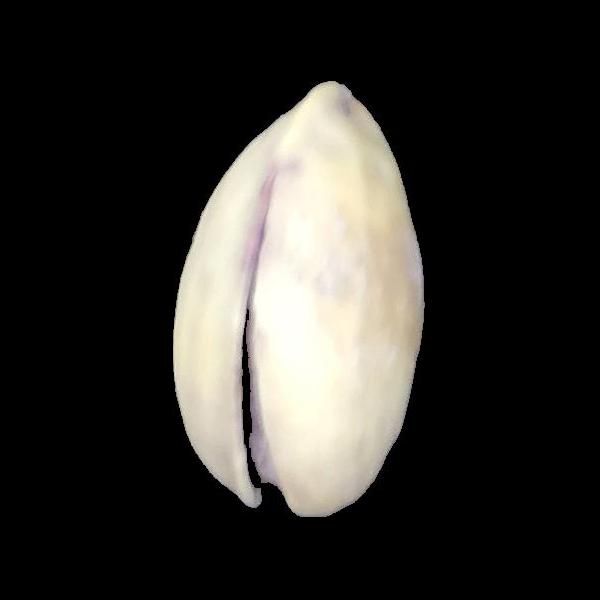
#> input picture Image_Classification_Pistachios/Pistachio_Image_Dataset/Pistachio_Image_Dataset/Kirmizi_Pistachio/kirmizi 1029.jpg, 600 x 600 px, given in place of siirt (9).jpg, which was not available
$ jupyter execute --allow-errors albert_initial.ipynb   (text cells are left out)
#> lines starting #> are read from the running program, lines starting #| are printed output that depends on the picture; after the words box and inside, x2 and y2 are one past the last pixel; in counts of white or black regions, pixels touching at a corner belong together; long printed decimals are rounded; pictures that were not available may be replaced by others from this repository, and a replacement may not be noted
[cell 1]
import os
import math

import skimage.feature
import cv2
import pandas as pd
import numpy as np
import matplotlib.pyplot as plt
from skimage.color import rgb2gray
from sklearn.cluster import KMeans

[cell 2]
og_im = plt.imread("Siirt_Pistachio/siirt (9).jpg")
#> og_im is the input picture: shape (600, 600, 3); mean R, G, B 50.6, 48.8, 44.9
rgb_im = np.array(og_im)
hsv_im = cv2.cvtColor(rgb_im, cv2.COLOR_RGB2HSV)
#> hsv_im: shape (600, 600, 3); mean H, S, V 8.2, 11.4, 50.7
im = rgb2gray(rgb_im)
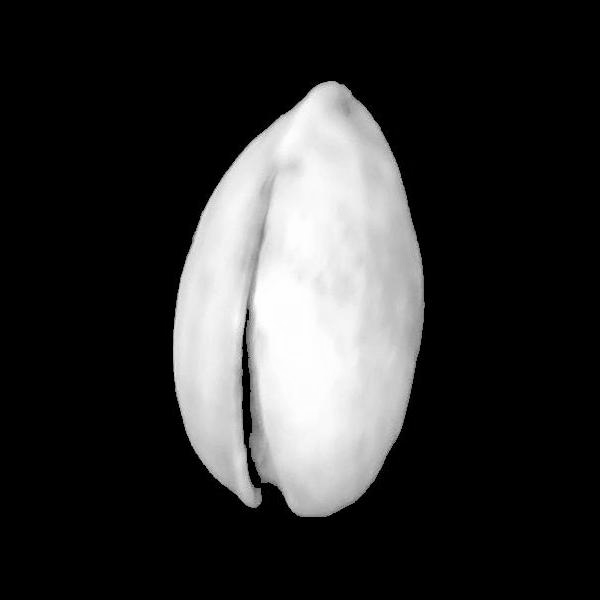
#> im: shape (600, 600) float64; min 0, max 0.999, mean 0.192
edgeIm = skimage.feature.canny(im, sigma=3)
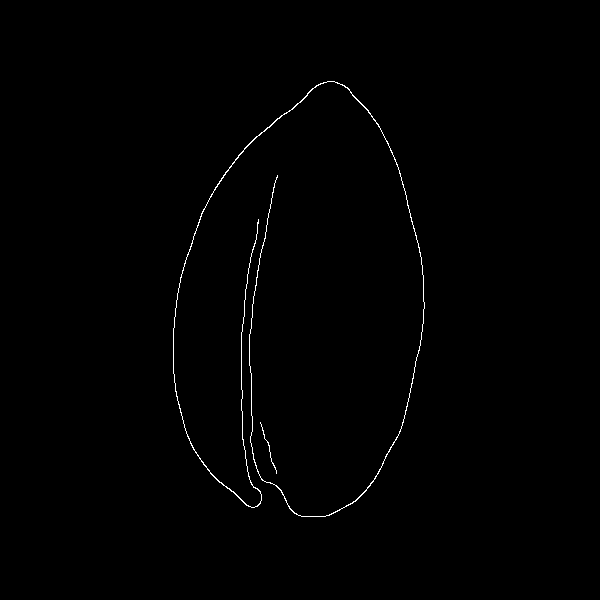
#> edgeIm: shape (600, 600) bool; 0.54% white in thin lines or dots, all inside (x1, y1, x2, y2) = (173, 81, 425, 517)
cord = np.argwhere(edgeIm)
#> cord = 1945 pairs, first value 81 to 516, second value 173 to 424

## convert the indexes to x-y cordinates
# TODO noOfPoints = ??
noOfPoints = cord.shape[0]

# get X and Y through vectorized index access instead of for loop
X = cord[:, 1]
#> X = 1945 values, max 424 at index 845, min 173 at index 946, mean 284
Y = cord[:, 0]
#> Y = 1945 values from 81 to 516

# Print the number of points
print(f'Number of Points: {noOfPoints}')
#| Number of Points: 1945

# display the image and plot the edge coordinates
## display the image
plt.imshow(im, cmap="gray")
plt.plot(X, Y, 'r.')
plt.show()
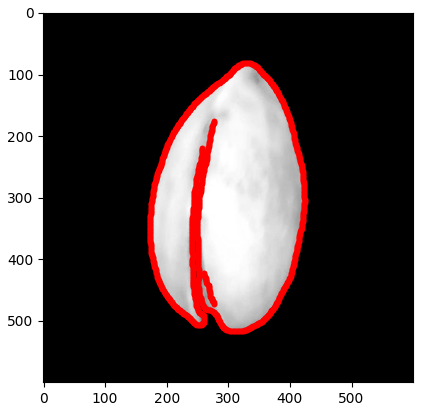
#> figure drawn by matplotlib, 1 panel

[cell 3]
from scipy.spatial import ConvexHull as ch
hull = ch(cord)
import matplotlib.pyplot as plt
plt.plot(cord[:,0], cord[:,1], 'o')
for simplex in hull.simplices:
    plt.plot(cord[simplex, 0], cord[simplex, 1], 'k-')
#> this loop made 77 passes
#> simplex on passes 1 to 8: [43, 216], [1872, 1920], [1684, 1853], [1127, 946], [180, 129], [1384, 1337], [321, 376], [321, 275]
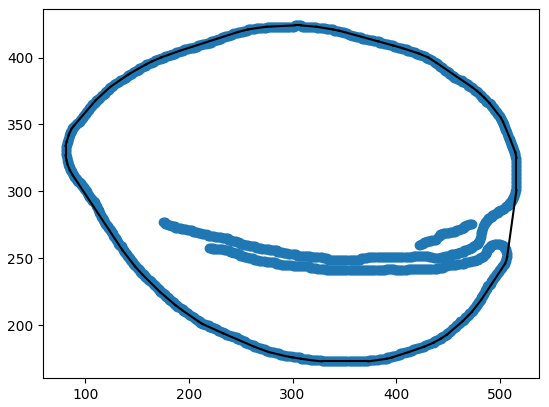
#> figure drawn by matplotlib, 1 panel

[cell 4]
plt.imshow(og_im)

[cell 5]
pistachio_cords = np.argwhere(im > 0)
#> pistachio_cords = 90663 pairs, first value 79 to 528, second value 159 to 432
pistachio_pixs = rgb_im[pistachio_cords[:, 0], pistachio_cords[:, 1]]
pistachio_hsv = hsv_im[pistachio_cords[:, 0], pistachio_cords[:, 1]]
# pistachio_hsv
X = pistachio_hsv.reshape(-1, 3)
kmeans = KMeans(n_clusters=3, random_state=0).fit(X)
results = kmeans.labels_
# results.shape, pistachio_pixs.shape

[cell 6]
unique, counts = np.unique(results, return_counts=True)
#> unique = [0, 1, 2]; counts = [7531, 7041, 76091]

argsort = unique[np.argsort(counts)]
#> argsort = [1, 0, 2]
nut = unique[argsort[1]]
#> nut = 0
shell = unique[argsort[2]]
#> shell = 2
# [4 lines of commented-out code are left out]
unique, counts, unique[np.argsort(counts)], counts[np.argsort(counts)]
#> Out = ([0, 1, 2], [7531, 7041, 76091], [1, 0, 2], [7041, 7531, 76091])

[cell 7]
shell_cords = pistachio_cords[np.argwhere(results == shell).flatten()]
#> shell_cords = 76091 pairs, first value 81 to 515, second value 173 to 423
nut_cords = pistachio_cords[np.argwhere(results == nut).flatten()]
#> nut_cords = 7531 pairs, first value 80 to 519, second value 168 to 431

shell_pixs = rgb_im[shell_cords[:, 0], shell_cords[:, 1]]
shell_hsv = hsv_im[shell_cords[:, 0], shell_cords[:, 1]]
nut_pixs = rgb_im[nut_cords[:, 0], nut_cords[:, 1]]
nut_hsv = hsv_im[nut_cords[:, 0], nut_cords[:, 1]]

print(shell_pixs.mean(), nut_pixs.mean())
#| 217.745 97.339
print(shell_hsv.mean(), nut_hsv.mean())
#| 93.587 74.877

rgb_im[shell_cords[:, 0], shell_cords[:, 1]] = np.array([0, 0, 255])
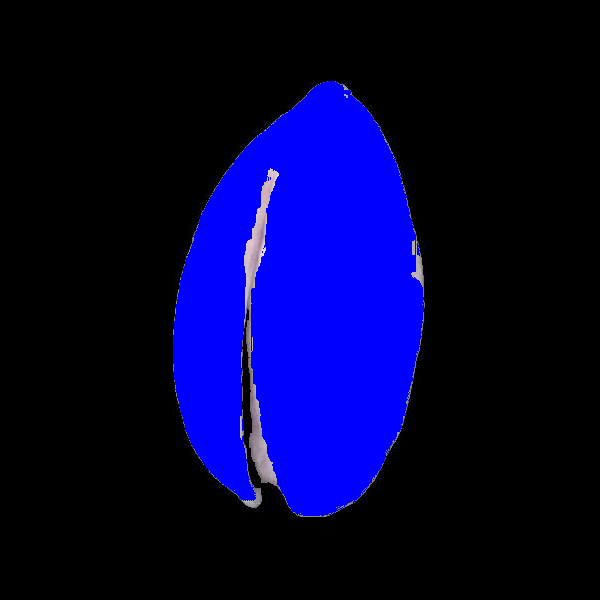
#> rgb_im: shape (600, 600, 3); mean R, G, B 2.2, 2, 56
rgb_im[nut_cords[:, 0], nut_cords[:, 1]] = np.array([255, 0, 0])
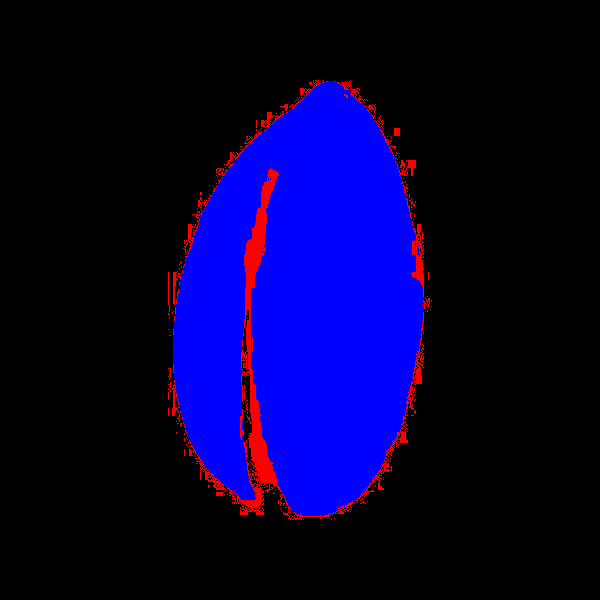
#> rgb_im: shape (600, 600, 3); 2.09% of pixels changed, all inside (x1, y1, x2, y2) = (168, 80, 432, 520)
plt.imshow(rgb_im)

[cell 8]
og_im = plt.imread("Siirt_Pistachio/siirt (1).jpg")
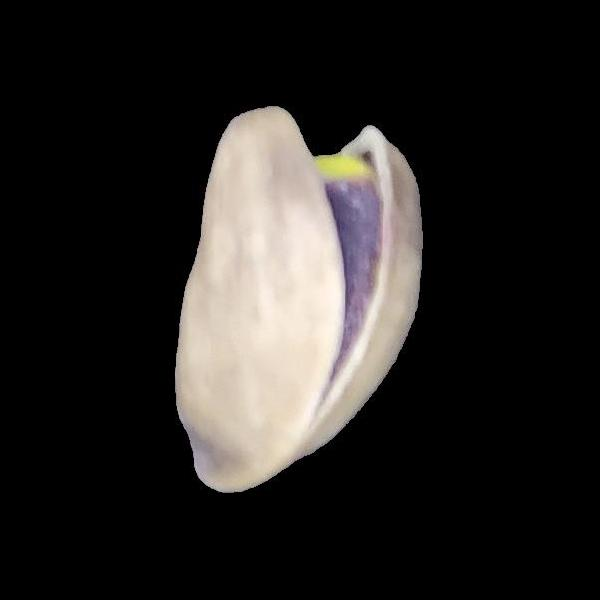
#> input picture Image_Classification_Pistachios/Pistachio_Image_Dataset/Pistachio_Image_Dataset/Kirmizi_Pistachio/kirmizi 1031.jpg, 600 x 600 px, given in place of siirt (1).jpg, which was not available
#> og_im is the input picture: shape (600, 600, 3); mean R, G, B 40, 37.3, 35.3
rgb_im = np.array(og_im)
hsv_im = cv2.cvtColor(rgb_im, cv2.COLOR_RGB2HSV)
#> hsv_im: shape (600, 600, 3); mean H, S, V 7.4, 10.5, 40.2
im = rgb2gray(rgb_im)
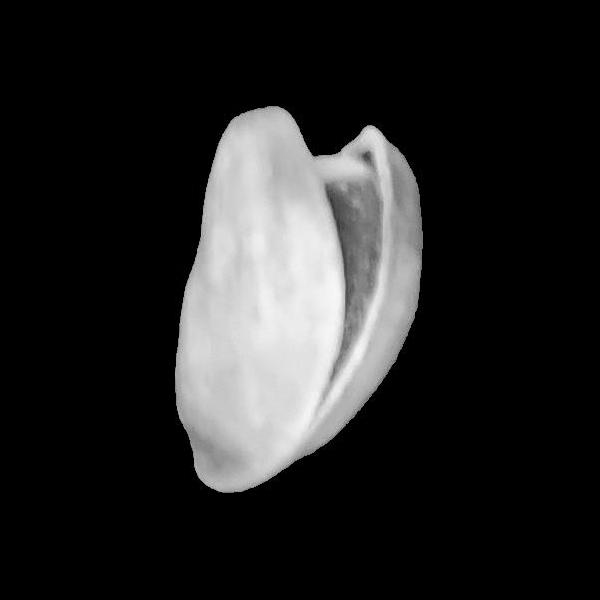
#> im: shape (600, 600) float64; min 0, max 0.97, mean 0.148

pistachio_cords = np.argwhere(im > 0)
#> pistachio_cords = 77966 pairs, first value 95 to 496, second value 159 to 432
pistachio_pixs = rgb_im[pistachio_cords[:, 0], pistachio_cords[:, 1]]
pistachio_hsv = hsv_im[pistachio_cords[:, 0], pistachio_cords[:, 1]]

X = pistachio_hsv.reshape(-1, 3)
kmeans = KMeans(n_clusters=3, random_state=0).fit(X)
results = kmeans.labels_

unique, counts = np.unique(results, return_counts=True)
#> counts = [61215, 11428, 5323]
argsort = unique[np.argsort(counts)]
#> argsort = [2, 1, 0]
shell = unique[argsort[2]]
#> shell = 0
shell_count = counts[argsort[2]]
#> shell_count = 61215
nut = unique[argsort[1]]
#> nut = 1
nut_count = counts[argsort[1]]
#> nut_count = 11428

shell_cords = pistachio_cords[np.argwhere(results == shell).flatten()]
#> shell_cords = 61215 pairs, first value 106 to 492, second value 175 to 422
nut_cords = pistachio_cords[np.argwhere(results == nut).flatten()]
#> nut_cords = 11428 pairs, first value 104 to 495, second value 168 to 423


# [19 lines of commented-out code are left out]

def _get_mean_med_helper(shell_pixs, shell_hsv, nut_pixs, nut_hsv):
    return [shell_pixs.mean(), nut_pixs.mean(), np.median(shell_pixs), np.median(nut_pixs)] + \
list(shell_pixs.mean(axis=0)) + list(nut_pixs.mean(axis=0)) + \
list(np.median(shell_pixs, axis=0)) + list(np.median(nut_pixs, axis=0))

# def get_mean_med(shell_cords, nut_cords, rgb_im, hsv_im, include_n=None):
shell_pixs = rgb_im[shell_cords[:, 0], shell_cords[:, 1]]
shell_hsv = hsv_im[shell_cords[:, 0], shell_cords[:, 1]]
nut_pixs = rgb_im[nut_cords[:, 0], nut_cords[:, 1]]
nut_hsv = hsv_im[nut_cords[:, 0], nut_cords[:, 1]]

shell_pixs_mean, nut_pixs_mean, shell_pixs_med, nut_pixs_med, \
shell_r_mean, shell_g_mean, shell_b_mean, \
nut_r_mean, nut_g_mean, nut_b_mean, \
shell_r_med, shell_g_med, shell_b_med, \
nut_r_med, nut_g_med, nut_b_med = _get_mean_med_helper(shell_pixs, shell_hsv, nut_pixs, nut_hsv)
#> shell_pixs_mean = 199.8; nut_pixs_mean = 111; shell_pixs_med = 203; nut_pixs_med = 129; shell_r_mean = 213.6; shell_g_mean = 200.5; shell_b_mean = 185.3; nut_r_mean = 113.6; nut_g_mean = 101.5; nut_b_mean = 118.1; shell_r_med = 219; shell_g_med = 205; shell_b_med = 189; nut_r_med = 132; nut_g_med = 116; nut_b_med = 143

n = 100
random_shell_indices = np.random.choice(len(shell_cords), size=n, replace=False)
#> random_shell_indices = 100 values, max 61106 at index 61, min 795 at index 23, mean 28874.9
random_nut_indices = np.random.choice(len(nut_cords), size=n, replace=False)
#> random_nut_indices = 100 values, max 11391 at index 17, min 53 at index 26, mean 5541.2
n_shell_cords = shell_cords[random_shell_indices, :]
#> n_shell_cords = 100 pairs, first value 123 to 488, second value 183 to 417
n_nut_cords = nut_cords[random_nut_indices, :]
#> n_nut_cords = 100 pairs, first value 106 to 492, second value 175 to 422

n_shell_pixs = rgb_im[n_shell_cords[:, 0], n_shell_cords[:, 1]]
#> n_shell_pixs = 100 rows, first 8: [230, 215, 196], [225, 225, 111], [153, 148, 144], [241, 229, 217], [237, 224, 207], [245, 232, 216], [228, 215, 199], [251, 241, 229]
n_shell_hsv = hsv_im[n_shell_cords[:, 0], n_shell_cords[:, 1]]
#> n_shell_hsv = 100 rows, first 8: [17, 38, 230], [30, 129, 225], [13, 15, 153], [15, 25, 241], [17, 32, 237], [17, 30, 245], [17, 32, 228], [16, 22, 251]
n_nut_pixs = rgb_im[n_nut_cords[:, 0], n_nut_cords[:, 1]]
#> n_nut_pixs = 100 rows, first 8: [199, 188, 196], [116, 106, 143], [121, 97, 133], [120, 110, 145], [146, 128, 150], [150, 130, 158], [135, 120, 159], [140, 119, 138]
n_nut_hsv = hsv_im[n_nut_cords[:, 0], n_nut_cords[:, 1]]
#> n_nut_hsv = 100 rows, first 8: [158, 14, 199], [128, 66, 143], [140, 69, 133], [129, 62, 145], [145, 37, 150], [141, 45, 158], [132, 63, 159], [153, 38, 140]

n_shell_pixs_mean, n_nut_pixs_mean, n_shell_pixs_med, n_nut_pixs_med, \
n_shell_r_mean, n_shell_g_mean, n_shell_b_mean, \
n_nut_r_mean, n_nut_g_mean, n_nut_b_mean, \
n_shell_r_med, n_shell_g_med, n_shell_b_med, \
n_nut_r_med, n_nut_g_med, n_nut_b_med = _get_mean_med_helper(n_shell_pixs, n_shell_hsv, n_nut_pixs, n_nut_hsv)
#> n_shell_pixs_mean = 201.1; n_nut_pixs_mean = 128.7; n_shell_pixs_med = 206; n_nut_pixs_med = 140; n_shell_r_mean = 215.3; n_shell_g_mean = 203; n_shell_b_mean = 185; n_nut_r_mean = 131.8; n_nut_g_mean = 117.7; n_nut_b_mean = 136.7; n_shell_r_med = 220.5; n_shell_g_med = 207; n_shell_b_med = 190.5; n_nut_r_med = 143.5; n_nut_g_med = 124.5; n_nut_b_med = 152

print(shell_pixs_mean, nut_pixs_mean, shell_pixs_med, nut_pixs_med, \
shell_r_mean, shell_g_mean, shell_b_mean, \
nut_r_mean, nut_g_mean, nut_b_mean, \
shell_r_med, shell_g_med, shell_b_med, \
nut_r_med, nut_g_med, nut_b_med)
#| 199.814 111.038 203.0 129.0 213.619 200.511 185.312 113.571 101.470 118.075 219.0 205.0 189.0 132.0 116.0 143.0

print(n_shell_pixs_mean, n_nut_pixs_mean, n_shell_pixs_med, n_nut_pixs_med, \
n_shell_r_mean, n_shell_g_mean, n_shell_b_mean, \
n_nut_r_mean, n_nut_g_mean, n_nut_b_mean, \
n_shell_r_med, n_shell_g_med, n_shell_b_med, \
n_nut_r_med, n_nut_g_med, n_nut_b_med)
#| 201.127 128.71 206.0 140.0 215.35 203.02 185.01 131.75 117.72 136.66 220.5 207.0 190.5 143.5 124.5 152.0

[cell 9]
a, b, c = list(np.array([1, 2])) +  [3]

[cell 10]
X = rgb_im.reshape(-1, 3)
kmeans = KMeans(n_clusters=3, random_state=0).fit(X)
results = kmeans.labels_

[cell 11]
unique, counts = np.unique(results, return_counts=True)
#> counts = [290033, 49650, 20317]

argmin = np.argmin(counts)
#> argmin = 2
argmax = np.argmax(counts)
#> argmax = 0
nut = unique[argmin]
#> nut = 2
black = unique[argmax]
#> black = 0
shell = unique[[i for i in range(len(unique)) if i != argmin and i != argmax][0]]
#> shell = 1
unique, counts, black, nut
#> Out = ([0, 1, 2], [290033, 49650, 20317], 0, 2)

[cell 12]
types = results.reshape(600, 600)
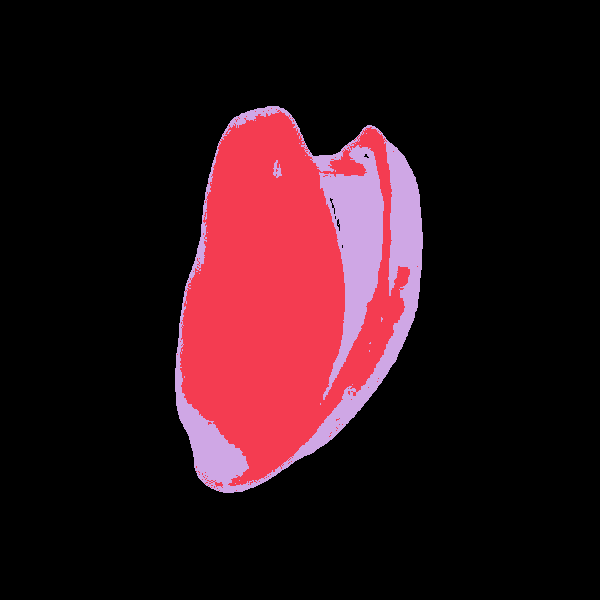
#> types: shape (600, 600) int32; 3 distinct labels, from 0 to 2; one colour per label, 0 black
shell_cords = np.argwhere(types == shell)
#> shell_cords = 49650 pairs, first value 108 to 490, second value 177 to 417
nut_cords = np.argwhere(types == nut)
#> nut_cords = 20317 pairs, first value 106 to 492, second value 175 to 422
#> (the rest of the program and of its run is left out)
